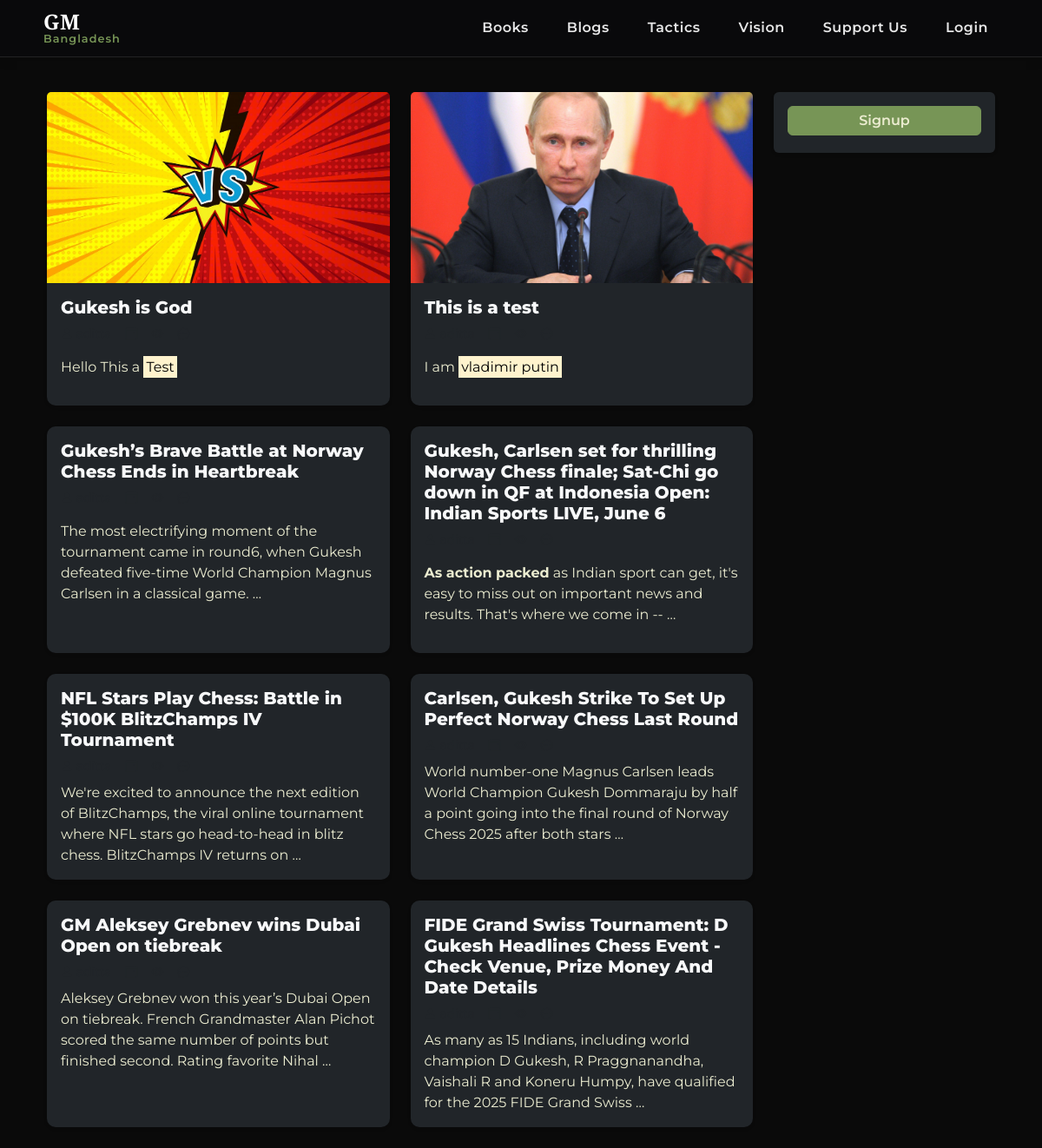
/blogs/, run on an earlier commit of the app's database.
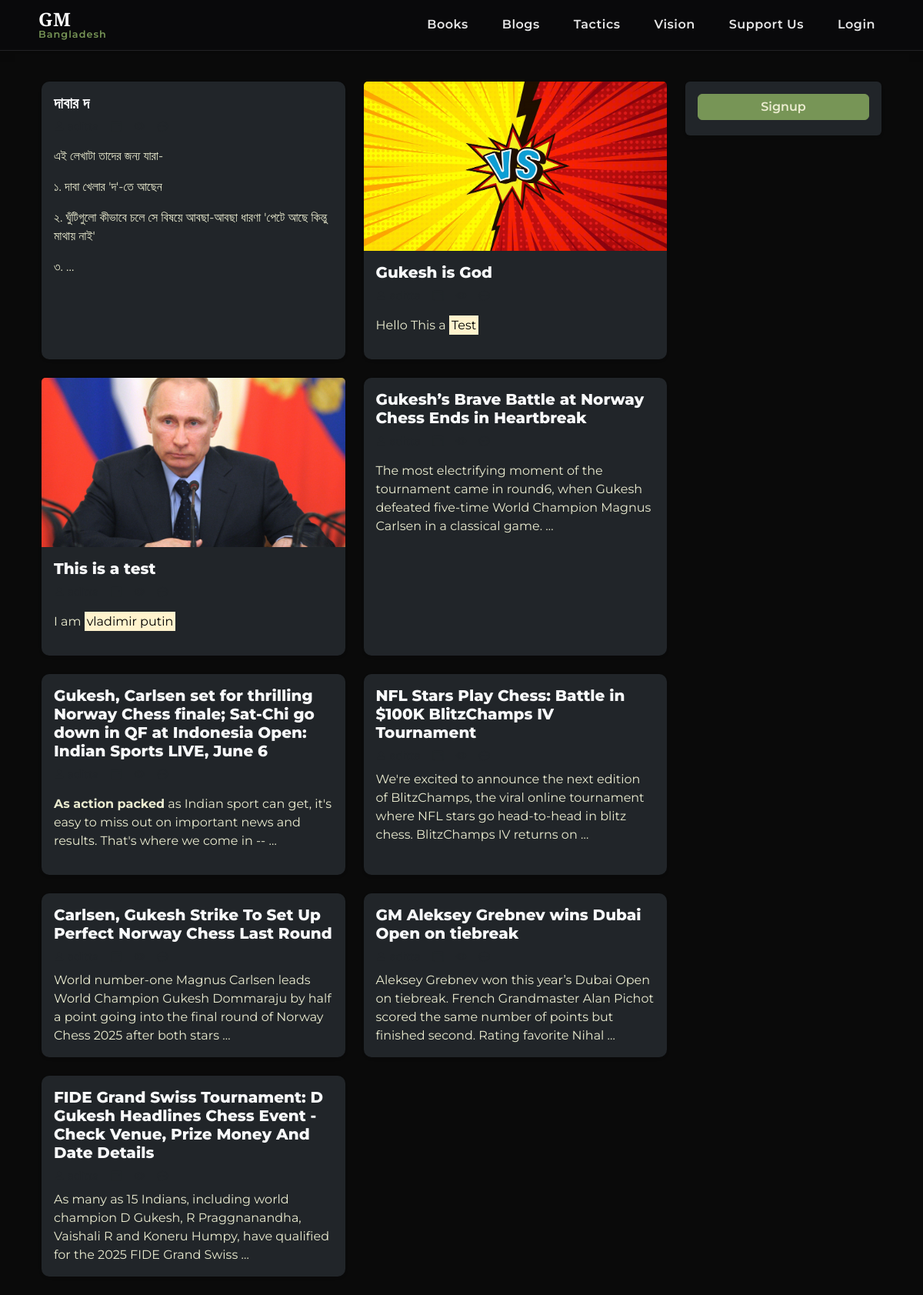
And on a later commit of the database.
### news/models.py (models this page shows, shortened)
class Article(models.Model):
    title = models.CharField(max_length=200)
    slug = models.SlugField(unique=True, blank=True, max_length=200)
    content = CKEditor5Field('Text', config_name='extends')
    author = models.ForeignKey('auth.User', on_delete=models.CASCADE)
    image = models.ImageField(upload_to='articles/', blank=True, null=True)
    published_at = models.DateTimeField(auto_now_add=True)
    is_big_news = models.BooleanField(default=False)

### news/views.py (the view)
# urls.py: path('blogs/', views.all_blogs, name='all_blogs'),
def all_blogs(request):
    blogs = Article.objects.all().order_by('-published_at')  # newest first
    return render(request, 'news/article_list.html', {'blogs': blogs})

### news/templatetags/nw_filter.py (called while the page is built)
@register.filter(name='remove_img_tags')
def remove_img_tags(value):
    return re.sub(r'<img[^>]*>', '', value)

### news/templates/news/article_list.html
{% extends "news/base.html" %}
{% load nw_filter %}
{% block content %}
<div class="container my-4">
    <div class="row g-4">
        {% if request.user.is_authenticated %}
        <div class="col-lg-3 col-md-4 order-1 order-md-2">
            <div class="sidebar bg-dark p-3 rounded shadow-sm">
                <h5 class="mb-3"><i class="bi bi-journal-text me-1"></i>{{ request.user.username }}'s Blog</h5>
                <a href="#" class="d-block mb-2 blog"><i class="bi bi-person-lines-fill me-2"></i> My Blogs</a>
                <a href="{% url 'all_blogs' %}" class="d-block mb-2 blog"><i class="bi bi-collection me-2"></i> All Blogs</a>
                <a href="{% url 'write_article' %}" class="btn btn-primary btn-sm mt-3"
                    style="width: 100%; font-size: 1rem;">Create a post</a>
            </div>
        </div>
        {% else %}
        <div class="col-lg-3 col-md-4 order-1 order-md-2">
            <div class="sidebar bg-dark p-3 rounded shadow-sm">
                <a href="{% url 'write_article' %}" class="btn btn-primary btn-sm"
                    style="width: 100%; font-size: 1rem;">Signup</a>
            </div>
        </div>
        {% endif %}
        <div class="col-lg-9 col-md-8 order-2 order-md-1">
            <div class="row g-4">
                {% for blog in blogs %}
                <div class="col-lg-6 col-md-6 col-sm-12">
                    <div class="card bg-dark text-white h-100 border-0 shadow-sm">
                        {% if blog.image %}
                        <img src="{{ blog.image.url }}" class="card-img-top" alt="{{ blog.title }}"
                            style="height:220px; object-fit:cover;">
                        {% endif %}
                        <div class="card-body">
                            <h5 style="font-weight: 800;">
                                <a href="{% url 'article_detail' slug=blog.slug %}"
                                   class="text-decoration-none text-light stretched-link">
                                    {{ blog.title }}
                                </a>
                            </h5>
                            <div class="d-flex flex-wrap text-muted small mb-2">
                                <span class="me-3"><i class="bi bi-person-fill"></i> {{ blog.author.username }}</span>
                                <span class="me-3"><i class="bi bi-calendar-event"></i> {{ blog.created_at|date:"M d, Y" }}</span>
                                <span class="me-3"><i class="bi bi-eye"></i> {{ blog.views }}</span>
                                <span><i class="bi bi-chat-dots"></i> {{ blog.comments.count }}</span>
                            </div>
                            <p class="card-text">{{ blog.content|remove_img_tags|truncatewords:25|safe }}</p>
                        </div>
                    </div>
                </div>
                {% empty %}
                <p>No blogs available yet.</p>
                {% endfor %}
            </div>
        </div>
    </div>
</div>
{% endblock %}

### news/templates/news/base.html (shortened to what this page needs)
<!DOCTYPE html>
<html lang="en">
<head>
    <link href="https://cdn.jsdelivr.net/npm/bootstrap@5.3.0/dist/css/bootstrap.min.css" rel="stylesheet">
    <link rel="stylesheet" href="https://cdn.jsdelivr.net/npm/bootstrap-icons@1.10.0/font/bootstrap-icons.css">
    <link rel="stylesheet" href="https://cdn.jsdelivr.net/gh/lipis/flag-icons@7.3.2/css/flag-icons.min.css" />
</head>
<body>
    <nav class="navbar navbar-expand-lg navbar-dark mb-3 py-2">
        <div class="container">
            <a class="navbar-brand d-flex align-items-center" href="{% url 'home' %}">
                <span class="logo-text">
                    <span class="logo-main">GM</span>
                    <span class="logo-sub">Bangladesh</span>
                </span>
            </a>
            <div class="collapse navbar-collapse" id="navbarNav">
                <ul class="navbar-nav ms-auto">
                    <li class="nav-item mx-1">
                        <a class="nav-link position-relative px-3" href="{% url 'book_list' %}">
                            Books
                        </a>
                    </li>
                    <li class="nav-item mx-1">
                        <a class="nav-link position-relative px-3" href="{% url 'all_blogs' %}">
                            Blogs
                        </a>
                    </li>
                    <li class="nav-item mx-1">
                        <a class="nav-link position-relative px-3" href="{% url 'puzzle_list' %}">
                            Tactics
                        </a>
                    </li>
                    <li class="nav-item mx-1">
                        <a class="nav-link position-relative px-3" href="{% url 'find_the_square' %}">
                            Vision
                        </a>
                    </li>
                    <li class="nav-item mx-1">
                        <a class="nav-link position-relative px-3" href="#" data-bs-toggle="modal"
                            data-bs-target="#qrSupportModal">
                            Support Us
                        </a>
                    </li>
                    {% if user.is_authenticated %}
                    <li class="nav-item dropdown mx-1">
                        <a class="nav-link dropdown-toggle px-3" href="#" id="userDropdown" role="button"
                            data-bs-toggle="dropdown" aria-expanded="false">
                            <i class="fas fa-user me-1"></i> {{ user.username }}
                        </a>
                        <ul class="dropdown-menu dropdown-menu-end" aria-labelledby="userDropdown">
                            <li>
                                <a class="dropdown-item" href="{% url 'progress' %}">
                                    <i class="bi bi-graph-up me-2"></i>Profile
                                </a>
                            </li>
                            <li>
                                <a class="dropdown-item" href="{% url 'write_article' %}">
                                    <i class="bi bi-plus-circle me-2"></i>Create a post
                                </a>
                            </li>
                            <li>
                                <form action="{% url 'logout' %}" method="post">
                                    {% csrf_token %}
                                    <button type="submit" class="dropdown-item"><i
                                            class="bi bi-box-arrow-right me-2"></i>Logout</button>
                                </form>
                            </li>
                        </ul>
                    </li>
                    {% else %}
                    <li class="nav-item mx-1">
                        <a class="nav-link px-3" href="{% url 'login' %}">
                            Login
                        </a>
                    </li>
                    {% endif %}
                </ul>
            </div>
        </div>
    </nav>
    <div class="container content">
        {% block content %}{% endblock %}
    </div>
    {% load static %}
</body>
</html>

### news/templates/news/base.html (style rules this page uses)
:root { --chess-dark: oklch(14.5% 0 0); --navbar-color: #09090b; --chess-light: #f8f1e5; --chess-primary: #779556; --chess-secondary: #ebecd0; --chess-accent: #b58863; --chess-red: #c84b4b; --dark-gray: #2a2a2a; --slate-gray: #4b4b4b; --light-gray: #a3a3a3; --warm-accent: #d76a6a; --cool-accent: #6aa8d7; --warm-orange: #d87a2a; --cool-teal: #2aa6a6; --card-color: oklch(27.8% .033 256.848); --color-gray-400: oklch(70.7% .022 261.325); --border: oklch(26.9% 0 0); --status: oklch(52.7% .154 150.069); --box: #232323; --move: #ebebeb; --move-hover: #b9b9b9; --move-active: #292b32b3; --notation-box: #0f1013b3; }
html, body { height: 100%; font-family: 'Montserrat', sans-serif; }
body { display: flex; flex-direction: column; background-color: var(--chess-dark); }
.content { flex: 1 0 auto; }
.navbar { background: var(--navbar-color) !important; box-shadow: 0 4px 12px rgba(0, 0, 0, 0.1); border-bottom: 1px solid rgba(255, 255, 255, 0.1); }
.navbar-brand .logo-text { display: flex; flex-direction: column; line-height: 1; }
.navbar-brand .logo-main { font-family: 'Playfair Display', serif; font-weight: 700; font-size: 1.5rem; letter-spacing: 0.5px; }
.navbar-brand .logo-sub { font-size: 0.8rem; font-weight: 600; letter-spacing: 1px; margin-top: 2px; color: var(--chess-primary); }
.nav-link { font-weight: 600; letter-spacing: 0.5px; transition: all 0.3s ease; position: relative; color: rgba(255, 255, 255, 0.9) !important; }
.card { background-color: var(--card-color); }
.card-text { color: var(--chess-secondary); }
.card-body { color: var(--chess-secondary); }
.card { border: none; border-radius: 10px; transition: all 0.3s ease; }
.btn-primary { background-color: var(--chess-primary); border-color: var(--chess-primary); }
.sidebar { background: var(--chess-dark); border-radius: 10px; padding: 15px; box-shadow: 0 2px 8px rgba(0, 0, 0, 0.05); }
.sidebar a { display: block; border-radius: 6px; margin-bottom: 4px; text-decoration: none; color: var(--chess-secondary); font-weight: 600; font-size: 1rem; }

What changed in the data, as far as the page shows it:
added Article: title "দাবার দ", content|remove_img_tags "এই লেখাটা তাদের জন্য যারা- ১. দাবা খেলার 'দ'-তে আছেন ২. ঘুঁটিগুলো কীভাবে চলে সে বিষয়ে আবছা-আবছা ধারণা 'পেটে আছে কিন্তু মাথায় নাই' ৩. …"
